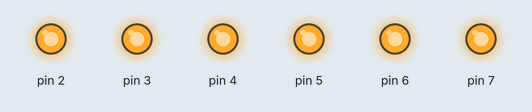
This sketch was run on a simulated Arduino Uno, built with avr-gcc and run on an emulated ATmega328P. Parts: output pins drawn as LEDs (lit = HIGH).

Above: at 0.04 s.
At 4.88 s:
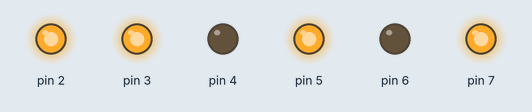
At 9.44 s:
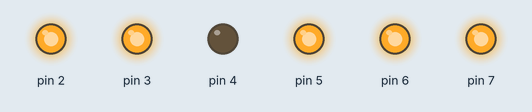
At 19.81 s:
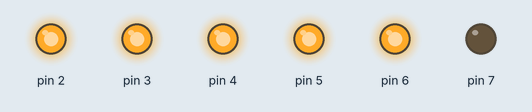
At 29.64 s:
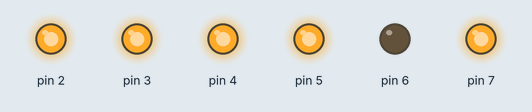
At 39.74 s:
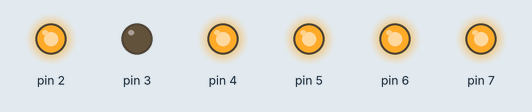
Timing chart, 0 to 40.0 s (numbered marks = the images above):
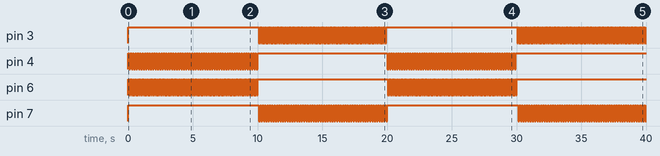

Measured:
- by itself, pin 3: goes 74 × (LOW 0.07 s, HIGH 0.07 s), LOW 0.07 s, HIGH 10.1 s, 75 × (LOW 0.07 s, HIGH 0.07 s), then LOW
- by itself, pin 4: goes 54 × (LOW 0.09 s, HIGH 0.09 s), LOW 0.11 s, HIGH 10.0 s, 54 × (LOW 0.09 s, HIGH 0.09 s), LOW 0.09 s, then HIGH
- by itself, pin 6: goes 75 × (LOW 0.07 s, HIGH 0.07 s), LOW 0.04 s, HIGH 10.1 s, 75 × (LOW 0.07 s, HIGH 0.07 s), LOW 0.06 s, then HIGH
- by itself, pin 7: goes 54 × (LOW 0.09 s, HIGH 0.09 s), LOW 0.07 s, HIGH 10.1 s, 54 × (LOW 0.09 s, HIGH 0.09 s), then LOW

The sketch:

rgb.ino
```cpp
#include "rgbLed.h"
//RgbColor a[]={OFF, WHITE, RED, GREEN, BLUE, LBLUE, PINK, YELLOW};
#define CHANGE_COLOR_TIME 10000
#define RED_SHIFT_PERIOD 90
#define GREEN_SHIFT_PERIOD 65

RgbLed led1(7,6,5,false);
RgbLed led2(4,3,2,false);
RgbLed *greenLed = &led1;
RgbLed *redLed = &led2;

unsigned long LastChangeColorTime;
unsigned long LastRedColorChange;
unsigned long LastGreenColorChange;

void setup() {
  LastChangeColorTime =
    LastRedColorChange =
    LastGreenColorChange = millis();
}

void loop() {
  // swap colors
  if(millis() - LastChangeColorTime > CHANGE_COLOR_TIME){
    RgbLed *t = greenLed;
    greenLed = redLed;
    redLed = t;
    LastChangeColorTime = millis();
  }
  if(millis() - LastRedColorChange > RED_SHIFT_PERIOD){
    redLed->isLights() ? redLed->writeSimpleColor(OFF) : redLed->writeSimpleColor(RED);
    LastRedColorChange = millis();
  }
  if(millis() - LastGreenColorChange > GREEN_SHIFT_PERIOD){
    greenLed->isLights() ? greenLed->writeSimpleColor(OFF) : greenLed->writeSimpleColor(GREEN);
    LastGreenColorChange = millis();
  }

}
```

rgbLed.h
```cpp
#pragma once

#define WHITE   RgbColor(HIGH, HIGH, HIGH)
#define OFF     RgbColor(LOW,  LOW,  LOW )
#define RED     RgbColor(HIGH, LOW,  LOW )
#define GREEN   RgbColor(LOW,  HIGH, LOW )
#define BLUE    RgbColor(LOW,  LOW,  HIGH)
#define LBLUE   RgbColor(LOW,  HIGH, HIGH)
#define PINK    RgbColor(HIGH, LOW,  HIGH)
#define YELLOW  RgbColor(HIGH, HIGH, LOW )


class RgbColor{
private:
  unsigned char r;
  unsigned char g;
  unsigned char b;

public:
  RgbColor(){
    r = 0;
    g = 0;
    b = 0;
  }
  RgbColor(unsigned char r,
      	   unsigned char g,
           unsigned char b){
    this->r = r;
    this->g = g;
    this->b = b;
  }

  unsigned char getR() { return r; }
  unsigned char getG() { return g; }
  unsigned char getB() { return b; }

  bool operator ==(RgbColor const &elem)
  {
    return r == elem.r &&
           g == elem.g &&
           b == elem.b;
  }

};

class RgbLed{
private:
  unsigned char rPin;
  unsigned char gPin;
  unsigned char bPin;
  bool isCC; 	     //true if LED is Common Cathode. Default - true
  RgbColor currentColor;

  unsigned char inverse(unsigned char sig){
    if(isCC)
      return sig;
    if(sig == LOW)
      return HIGH;
    return LOW;
  }

public:
  RgbLed( unsigned char rPin,
          unsigned char gPin,
          unsigned char bPin,
          bool isCC){
    this->rPin = rPin;
    this->gPin = gPin;
    this->bPin = bPin;
    this->isCC = isCC;
    pinMode(rPin, OUTPUT);
    pinMode(gPin, OUTPUT);
    pinMode(bPin, OUTPUT);
    writeSimpleColor(OFF);
  }

  RgbLed( unsigned char rPin,
          unsigned char gPin,
          unsigned char bPin){
    RgbLed(rPin, gPin, bPin, true);
  }

  void writeSimpleColor(RgbColor color){
    currentColor = color;
    digitalWrite(rPin, inverse(color.getR()));
    digitalWrite(gPin, inverse(color.getG()));
    digitalWrite(bPin, inverse(color.getB()));
  }

  bool isLights(){
    return !(currentColor==OFF);
  }
};
```
